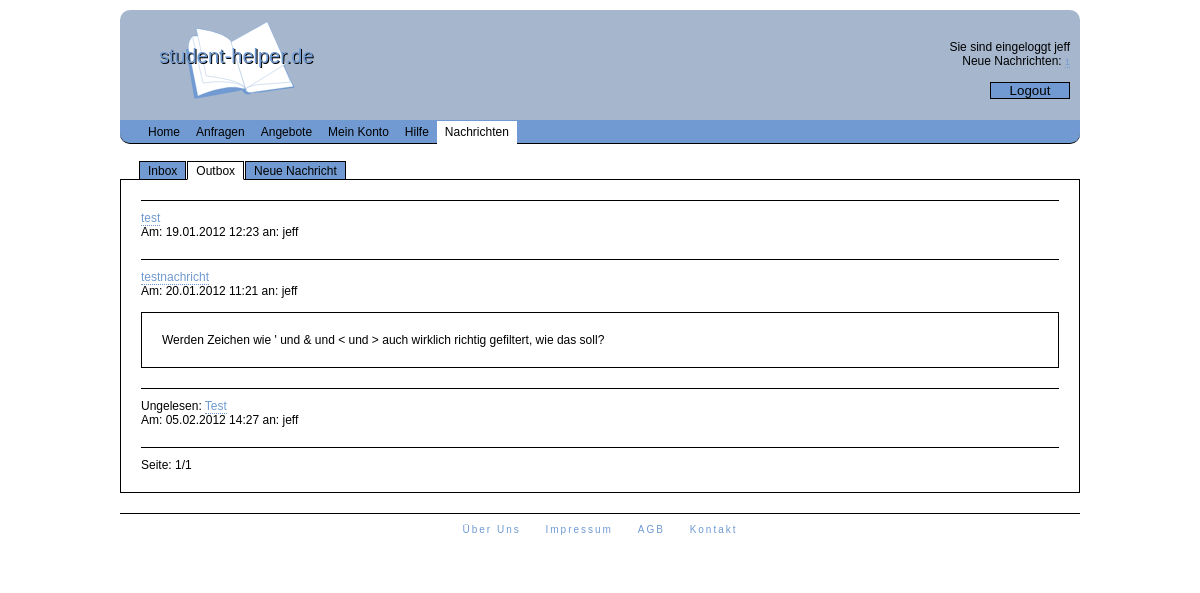
/index.php?l=nachrichten&n=outbox&mid=5 (signed in), run on the app's committed database.
### tables this page shows
CREATE TABLE IF NOT EXISTS `nachrichten` (
  `id` int(11) NOT NULL AUTO_INCREMENT,
  `uservid` int(11) NOT NULL,
  `useraid` int(11) NOT NULL,
  `datetime` varchar(19) NOT NULL,
  `betreff` varchar(30) NOT NULL,
  `text` varchar(300) NOT NULL,
  `gelesen` tinyint(1) NOT NULL,
  PRIMARY KEY (`id`)
);

CREATE TABLE IF NOT EXISTS `user` (
  `id` int(11) NOT NULL AUTO_INCREMENT,
  `nick` varchar(20) NOT NULL,
  `email` varchar(30) NOT NULL,
  `pass` varchar(32) NOT NULL,
  `hochschulid` int(11) DEFAULT NULL,
  `name` varchar(30) DEFAULT NULL,
  `vorname` varchar(30) DEFAULT NULL,
  PRIMARY KEY (`id`)
);

### auth/auth.php (called while the page is built, shortened)
<?php
$db = new Database();
if (isset($_SESSION['logedin']) && ($_SESSION['logedin'] == true)){
    if (pass_md5($_SERVER['HTTP_USER_AGENT'], substr($_SERVER["REMOTE_ADDR"],0,7)) != $_SESSION['finger']){
        $_SESSION['logedin'] = false;
        session_destroy();
    }
    else {
        $logedin = true;
    }
}
?>

### auth/pass-md5.php (called while the page is built)
<?php
function pass_md5($user, $pass){
    $hash = md5($user.'hj6zZUk.,(u00kjfdr4vdlkopcex,+#!cfdhhjn'.$pass);
    return $hash;
}
?>

### class/class.database.php (called while the page is built, shortened)
<?php
class Database {
    private $dbuser = 'swa3';
	private $dbpass = 'Shaim6ie';
	private $dbdb = 'swa3';
	public function __construct(){
	    try {
	        $this->db = new PDO('mysql:host=localhost;dbname='.$this->dbdb, $this->dbuser, $this->dbpass);
	        $this->db->setAttribute( PDO::ATTR_ERRMODE, PDO::ERRMODE_EXCEPTION );
	        $stmt = $this->db->prepare('SET NAMES utf8');
	        $stmt->execute();
	        $stmt = $this->db->prepare('SET CHARACTER SET utf8');
	        $stmt->execute();
        }
        catch (PDOException $e) {
            print "Error!: " . $e->getMessage() . "<br/>";
            die();
        }
	}
	public function select($what, $tabname, $where = null, $order = null, $limit = null){
	    try {
	        if (!$where){
	            $sql = "SELECT $what FROM $tabname";
	            $stmt = $this->db->prepare($sql);
	            $stmt->execute();
	        }
	        else {
	            $wherecond = "";
                foreach ($where AS $key => $val){
                    $wherecond .= ' AND `'.$key.'`=:'.$key;
                }
                if (!$order && !$limit){
	                $sql = "SELECT $what FROM `$tabname` WHERE ".substr($wherecond, 5);
	                $stmt = $this->db->prepare($sql);
	            }
	            foreach ($where AS $key => $val){
	                $stmt->bindParam(':'.$key, $where[$key]);
	            }
	            $stmt->execute();
	        }
	        return $stmt;
	    }
	    catch (PDOException $e) {
            print "Error!: " . $e->getMessage() . "<br/>";
            die();
        }
	}
}
?>

### content/outbox.php (the view, shortened to what this page needs)
<?php
if ($logedin){
    unset($where);
    $where['uservid'] = $_SESSION['userid'];
    $stmt = $db->select("*", "nachrichten", $where);
    $anzahl = $stmt->rowCount();
    if ($anzahl == 0){
        echo '<div id="nachhilfecontainer">Keine Einträge vorhanden</div>';
    }
    else {
        for ($x = 0; $x < $anzahl; $x++){
            $ergarr[$x] = $stmt->fetchObject();
        }
        $seiten = intval($anzahl/10);
        if (($anzahl%10) > 0){
            $seiten += 1;
        }
        if (!isset($_GET['seite'])){
            $seite = 1;
        }
        else {
            $seite = $_GET['seite'];
        }
        $start = ($seite*10)-10;
        if ($anzahl > $start+10){
            $ende = $start+10;
        }
        else {
            $ende = $anzahl;
        }
        for ($start; $start < $ende; $start++){
            $id['id'] = $ergarr[$start]->useraid;
            $uisq = $db->select("nick", "user", $id);
            $uierg = $uisq->fetchObject();
            echo '<div id="messagecontainer">
                    <div id="messagehead">';
            if ($ergarr[$start]->gelesen == 0){
                echo 'Ungelesen: ';
            }
            $lin = '';
            echo '<a href="index.php?l=nachrichten&n=outbox'.$lin.'&mid='.$ergarr[$start]->id.'">'.$ergarr[$start]->betreff.'</a></br>';
            $datum = explode("-", $ergarr[$start]->datetime);
            echo 'Am: '.$datum["2"].'.'.$datum["1"].'.'.$datum["0"].' '.$datum["3"].':'.$datum["4"].' ';
            echo 'an: '.$uierg->nick;
            echo '</div>';
            if (isset($_GET["mid"]) && ($_GET["mid"] == $ergarr[$start]->id)){
                echo '<br/><div id="messagebody">'.$ergarr[$start]->text.'</div>';
            }
            echo '</div>';
        }
        echo '<div id="seite">';
        echo 'Seite: '.$seite.'/'.$seiten;
        echo '</div>';
    }
}
?>

### style.css (style rules this page uses)
body { background-color: white ;color: black; font-family: Verdana, Arial, Helvetica, sans-serif; font-size: 12px; }
body, div, h1, h2, h3, h4, h5, h6, p, th, td, ul, li, form, input, textarea { padding: 0; margin: 0; }
a { text-decoration: none; }
a:link { color: #709AD1; }
#content a { border-bottom: 1px dotted #709AD1; }
#seite { border-top: 1px solid black; padding: 10px 0 0 0; }
#messagecontainer { border-top: 1px solid black; padding: 10px 0 20px 0; }
#messagebody { border: 1px solid black; padding: 20px; }

### data on the page
nachrichten: betreff "test", datetime "19", datetime "01", datetime "2012", datetime "12", datetime "23", user.nick "jeff"
nachrichten: betreff "testnachricht", datetime "20", datetime "01", datetime "2012", datetime "11", datetime "21", user.nick "jeff", text "Werden Zeichen wie ' und & und < und > auch wirklich richtig gefiltert, wie das soll?"
nachrichten: shows "Ungelesen:", betreff "Test", datetime "05", datetime "02", datetime "2012", datetime "14", datetime "27", user.nick "jeff"

### other printed values
$_SESSION['usernick'] "jeff"
$news "1"
$seite "1"
$seiten "1"
